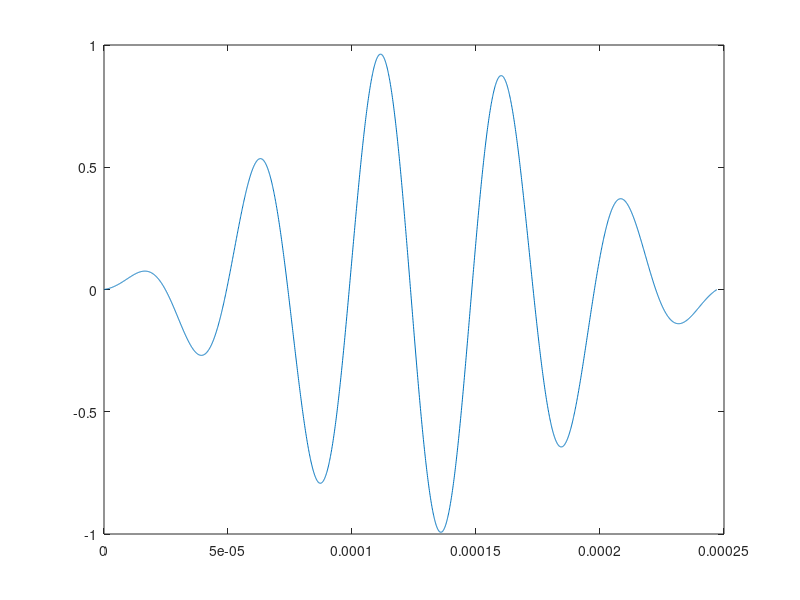

MATLAB code for this plot: (Note: this script raises an error after producing the figure.)
% 2.82*pi*3076.40792391/(2*0.1*2*pi) = 21688.6758636
% 1.988*pi*3076.40792391/(2*0.1*2*pi) = 15289.7473818
% 2.63*pi*3076.40792391/(2*0.1*2*pi) = 20227.3820997
% sqrt(26.5*10^9/2800) = 3076.40792391

clc;
clear;

dt = 1e-7;
f = 20227;
T = 5/f;
t = 0:dt:T;
w = 0.5*(1 - cos(2*pi*f.*(t-1)/5.6)).*sin(2*pi*f.*(t-1));
plot(t,w)

% save('./5kHz.txt','t','w','-ASCII')
% title('5cycle Hanning Windowed Toneburst - 5kHz')
% for i = 1:1:round((T/dt))+1
%     wave = [t(1,i) w(1,i)];
%     save('./30kHz.txt','wave','-ASCII','-append')
% end

file = ['Hanning' num2str(f) 'Hz.txt'];
fid = fopen(file, 'w'); % In order to create a text file of the simulated signal
for iLine = 1:4:round((T/dt))+1
    fprintf(fid, '%e,%e,%e,%e,%e,%e,%e,%e\r\n',t(iLine),w(iLine),t(iLine+1),w(iLine+1),t(iLine+2),w(iLine+2),t(iLine+3),w(iLine+3));
end
fclose all;